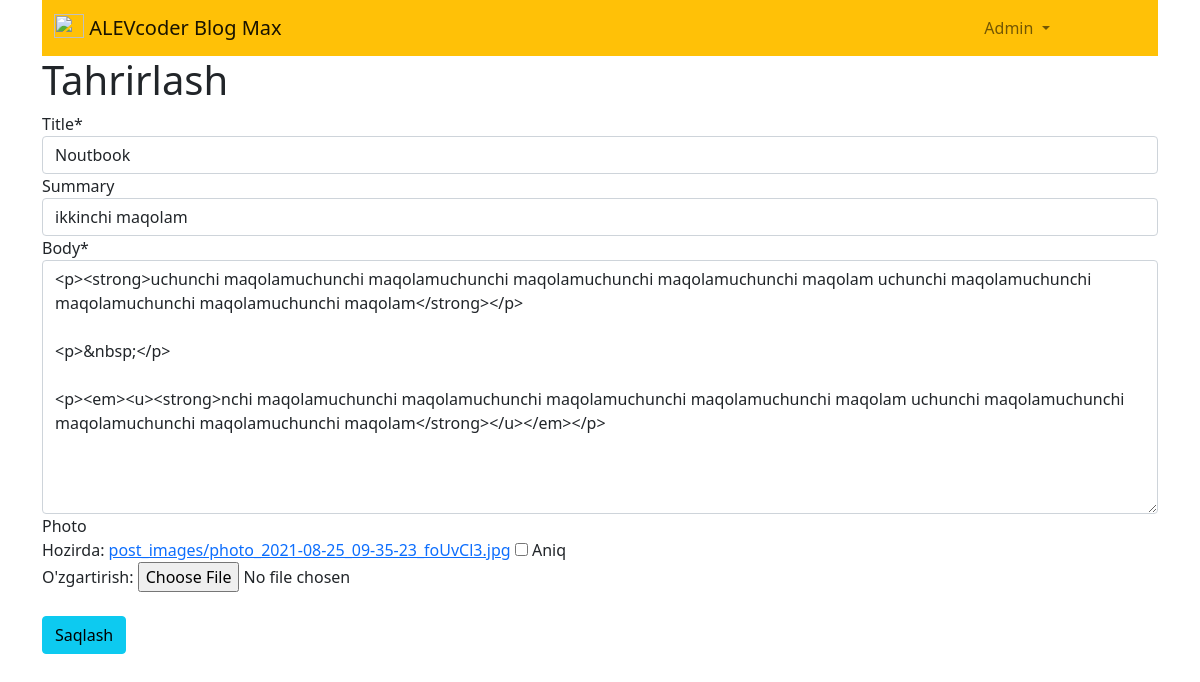
Page /posts/3/edit/ (signed in) on the committed database.
### accounts/models.py (models this page shows)
class CustomUser(AbstractUser):
    age = models.PositiveBigIntegerField(null=True, blank=True)

### post/models.py (models this page shows, shortened)
class Post(models.Model):
    title = models.CharField(max_length=255)
    summary = models.CharField(max_length=255, blank=True)
    body = RichTextField()
    photo = models.ImageField(upload_to='post_images/', blank=True)
    date = models.DateTimeField(auto_now_add=True)
    author = models.ForeignKey(
        get_user_model(),
        on_delete=models.CASCADE,
    )

### post/views.py (the view)
# urls.py: path('<int:pk>/edit/', PostUpdateView.as_view(), name='post_edit'),
class PostUpdateView(LoginRequiredMixin, UserPassesTestMixin,  UpdateView):
    model = Post
    fields = ('title','summary','body','photo',)
    template_name = 'post_edit.html'
    def test_func(self):
        obj = self.get_object()
        return obj.author == self.request.user

### templates/post_edit.html (shortened to what this page needs)
{% extends 'base.html' %}
{% load crispy_forms_tags %}
{% block content %}
    <h1 class="title">Tahrirlash</h1>
    <form action="#" method="post" enctype="multipart/form-data">
        {{ form|crispy }}
        <br>
        <button type="submit" class="btn btn-info ml-2">Saqlash</button>
    </form>
{% endblock content %}

### templates/base.html (shortened to what this page needs)
{% load static %}
<!DOCTYPE html>
<html lang="en">
<head>
    <link href="https://cdn.jsdelivr.net/npm/bootstrap@5.1.0/dist/css/bootstrap.min.css" rel="stylesheet">
</head>
<body>
    <div class="container">
        <nav class="navbar navbar-expand-lg navbar-light bg-warning">
            <div class="container-fluid">
              <a class="navbar-brand" href="{% url 'home' %}">
                <img src="logo.png" alt="" width="30" height="24" class="d-inline-block align-text-top">
                ALEVcoder Blog Max
              </a>
              <div class="collapse navbar-collapse" id="navbarNavDropdown">
                    {% if user.is_authenticated %}
                        <ul class="navbar-nav" style="margin-left: 80%;">
                            <li class="nav-item dropdown">
                            <a class="nav-link dropdown-toggle" href="#" id="navbarDropdownMenuLink" role="button" data-bs-toggle="dropdown" aria-expanded="false">
                                {{ user.username | title }}
                            </a>
                            </li>
                        </ul>
                    {% else %}
                        <form style="margin-left: 70%;" action="#" class="form-inline ml-avto">
                            <a href="{% url 'login' %}" class="btn btn-outline-light">Kirish</a>
                            <a href="{% url 'signup' %}" class="btn btn-primary ml-2">Ro`yxatdan o`tish</a>
                        </form>
                    {% endif %}
              </div>
            </div>
          </nav>
        <main>
            {% block content %}
            {% endblock content %}
        </main>
    </div>
</body>
</html>

### templates/base.html (style rules this page uses)
.container { width: 1140px; margin: 0 auto; position: relative; }

### rows in the picture
CustomUser: username "Admin"
Post: title "Noutbook", summary "ikkinchi maqolam", body "<p><strong>uchunchi maqolamuchunchi maqolamuchunchi maqolamuchunchi maqolamuchunchi maqolam uchunchi maqolamuchunchi maqolamuchunchi maqolamuchunchi maqolam</strong></p> <p>&nbsp;</p> <p><em><u><strong>nchi maqolamuchunchi maqolamuchunchi maqolamuchunchi maqolamuchunchi maqolam uchunchi maqolamuchunchi maqolamuchunchi maqolamuchunchi maqolam</strong></u></em></p>"
